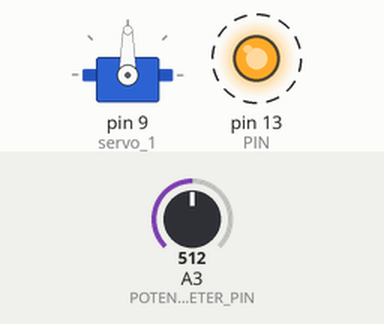
A program run on a simulated Arduino Uno, built with avr-gcc and run on an emulated ATmega328P. Parts: servo, output pins drawn as LEDs (lit = HIGH). Dashed ring = blinking. The test bench sets the inputs (shaded band); at power-on: A3 (POTENTIOMETER_PIN) = 512. What the program prints to the serial monitor is not drawn.

Above: at 1.2 s.
1.3 s: A3 (POTENTIOMETER_PIN) set to 716
At 2.4 s:
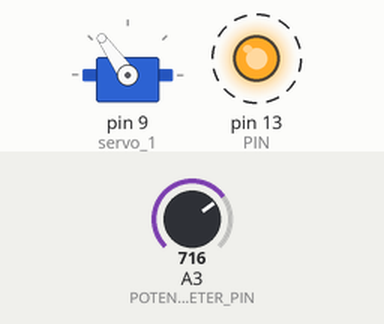
5.3 s: A3 (POTENTIOMETER_PIN) set to 900
At 6.4 s:
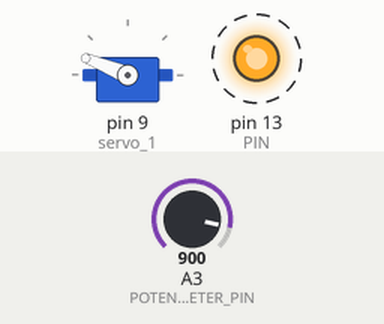
9.3 s: A3 (POTENTIOMETER_PIN) set to 1023
At 10.4 s:
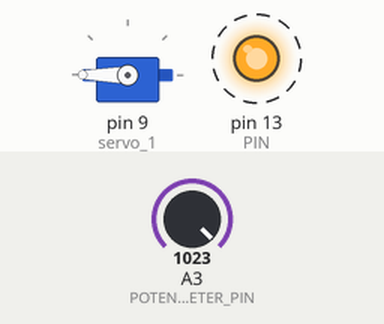
13.3 s: A3 (POTENTIOMETER_PIN) set to 306
At 14.4 s:
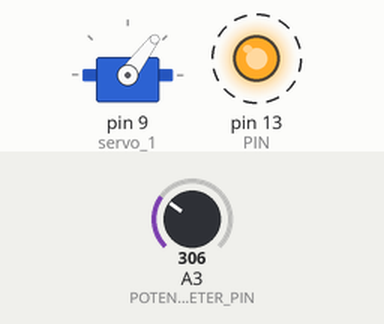
17.3 s: A3 (POTENTIOMETER_PIN) set to 122
At 18.4 s:
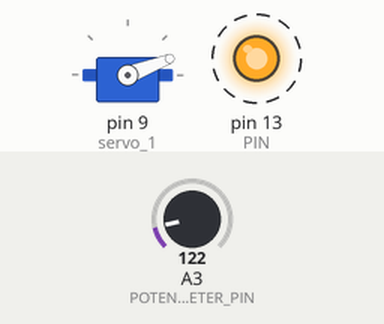
Timing chart, 0 to 22.3 s (numbered marks = the images above; inputs shaded):
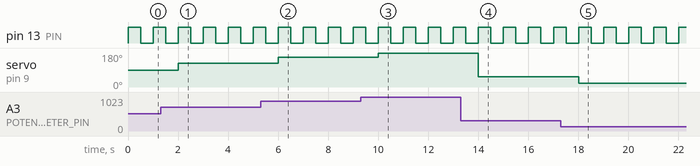

Measured:
- after the input at 1.3 s, servo on pin 9 (servo_1): 90° → 125° after 0.70 s
- after the input at 5.3 s, servo on pin 9 (servo_1): 125° → 158° after 0.70 s
- after the input at 9.3 s, servo on pin 9 (servo_1): 158° → 180° after 0.70 s
- after the input at 13.3 s, servo on pin 9 (servo_1): 180° → 53° after 0.70 s
- after the input at 17.3 s, servo on pin 9 (servo_1): 53° → 21° after 0.71 s
- by itself, pin 13 (PIN): alternates HIGH for 0.50 s and LOW for 0.50 s

The program:

main.cpp
```cpp
#include <Arduino.h>
#include <Servo.h>

/**
 * @name servo and stepper
 * @desc how to control motors ...
 *
 * @package Arduino Basics
 * @author Michael <michael@zenbox.de>
 * @since 2017/01/05
 * @version v1.0.0
 * @copyright (c) 2017 Michael Reichart
 * @license MIT License <http://opensource.org/licenses/MIT>
 */

// declare a pin for the onboard led
const byte PIN = 13;

/**
 * @desc a servo needs one data pin
 *       It must be a digital pin, because
 *       the servo data is a time based H/L sequence,
 *       not an analog value. The servo instance will be
 *       configured in the setup().
 *       Most servos needs an angle between 0 and 180 degree.
 *       The servo library is an Arduino standard lib.
 */
const byte SERVO_PIN = 3;
Servo servo_1;
int servoAngle;

// potentiometer configuration
const byte POTENTIOMETER_PIN = A3;
int potentiometerValue = 0;

void setup() {
								// init a serial port
								Serial.begin(9600);
								Serial.print("Everything seems fine ...");

								// init the led pin
								pinMode(PIN, OUTPUT);
								digitalWrite(PIN, LOW);

								/**
								 * @desc init the servo with the dedicated pin.
								 *       Alternatively with pin, startAngle, endAngle
								 *       attach(p, sa, ea).
								 *       The write() method send an angle to turn to.
								 */
								servo_1.attach(9);
								servo_1.write(servoAngle);

								// init the potentiometer
								potentiometerValue = analogRead(POTENTIOMETER_PIN);
}

void loop() {
								/**
								 *  @desc stearing the servo means i.e. easily mapping
								 *        the potentiometer values to a servo angle
								 *        and just send them.
								 */
								potentiometerValue = analogRead(POTENTIOMETER_PIN);
								servoAngle = map(potentiometerValue, 0,1023, 0,180);
								servo_1.write(servoAngle);

								// blink
								digitalWrite(PIN, HIGH);
								delay(500);
								digitalWrite(PIN, LOW);
								delay(500);
}
```
